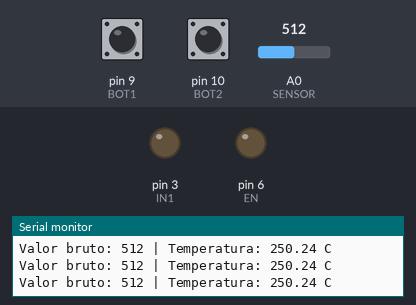
Recording of a sketch running on a simulated Arduino Uno, built with avr-gcc and run on an emulated ATmega328P. Parts: output pins drawn as LEDs (lit = HIGH), the last lines printed to the serial monitor. The test bench sets the inputs (shaded band); at power-on: pin 9 (BOT1) HIGH, pin 10 (BOT2) HIGH, A0 (SENSOR) = 512.

Above: at 1.3 s.
1.4 s: pin 9 (BOT1) pulled LOW for 0.6 s
At 2.1 s:
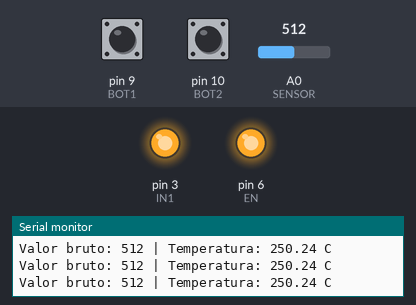
3.5 s: pin 10 (BOT2) pulled LOW for 0.6 s
At 3.8 s:
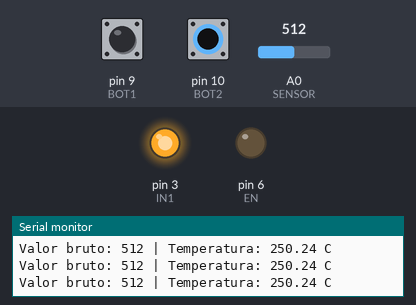
5.6 s: pin 9 (BOT1) pulled LOW for 1 s
At 7.1 s:
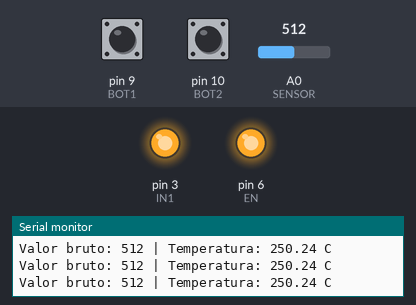
8.1 s: pin 10 (BOT2) pulled LOW for 1 s
At 9.2 s:
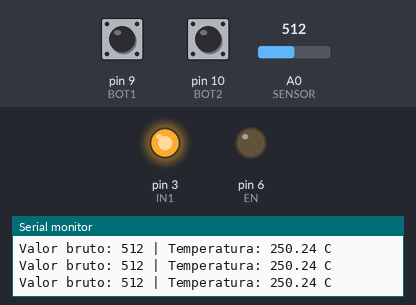
Timing chart, 0 to 11.1 s (numbered marks = the images above; inputs shaded):
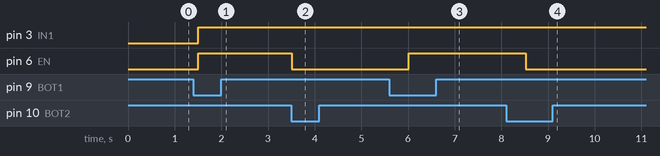

The sketch:

sketch_may29a.ino
```cpp
int EN = 6;
int IN1 = 3;
int BOT1 = 9;
int BOT2 = 10;
int SENSOR = A0;

float temperatura = 0;
int valorSensor = 0;

void setup() {
  pinMode(IN1, OUTPUT);
  pinMode(BOT1, INPUT_PULLUP);
  pinMode(BOT2, INPUT_PULLUP);
  Serial.begin(9600);
}

void loop() {
  valorSensor = analogRead(SENSOR);
  temperatura = (valorSensor * 5.0 / 1023.0) / 0.01;

  // CONTROLE DOS BOTÕES
  if (digitalRead(BOT1) == LOW) {
    digitalWrite(IN1, HIGH);
    analogWrite(EN, 255);
  } else if (digitalRead(BOT2) == LOW) {
    digitalWrite(IN1, HIGH);
    analogWrite(EN, 0);
  }


  // EXIBE VALORES NO MONITOR SERIAL
  Serial.print("Valor bruto: ");
  Serial.print(valorSensor);
  Serial.print(" | Temperatura: ");
  Serial.print(temperatura);
  Serial.println(" C");

  delay(500);
}
```

Measured:
- after the input at 1.4 s, pin 3 (IN1), pin 6 (EN): LOW → HIGH after 0.10 s
- after the input at 3.5 s, pin 6 (EN): HIGH → LOW at once
- after the input at 5.6 s, pin 6 (EN): LOW → HIGH after 0.41 s
- after the input at 8.1 s, pin 6 (EN): HIGH → LOW after 0.42 s
